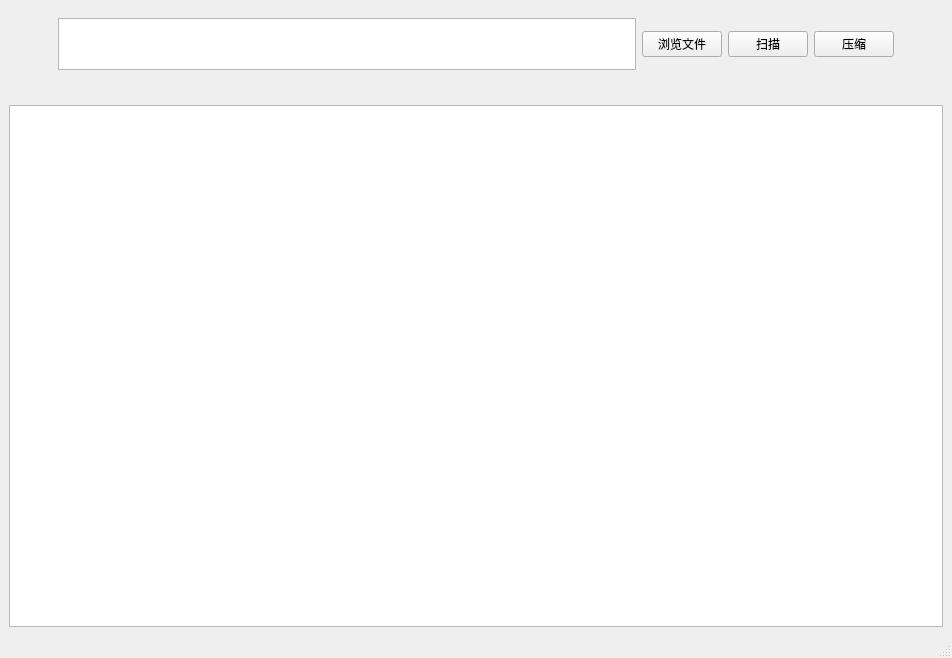
<?xml version="1.0" encoding="UTF-8"?>
<ui version="4.0">
 <class>MainWindow</class>
 <widget class="QMainWindow" name="MainWindow">
  <property name="geometry">
   <rect>
    <x>0</x>
    <y>0</y>
    <width>952</width>
    <height>658</height>
   </rect>
  </property>
  <property name="windowTitle">
   <string>MainWindow</string>
  </property>
  <widget class="QWidget" name="centralwidget">
   <layout class="QGridLayout" name="gridLayout_2">
    <item row="2" column="0">
     <widget class="QTextBrowser" name="browserText">
      <property name="readOnly">
       <bool>true</bool>
      </property>
      <property name="html">
       <string>&lt;!DOCTYPE HTML PUBLIC &quot;-//W3C//DTD HTML 4.0//EN&quot; &quot;http://www.w3.org/TR/REC-html40/strict.dtd&quot;&gt;
&lt;html&gt;&lt;head&gt;&lt;meta name=&quot;qrichtext&quot; content=&quot;1&quot; /&gt;&lt;style type=&quot;text/css&quot;&gt;
p, li { white-space: pre-wrap; }
&lt;/style&gt;&lt;/head&gt;&lt;body style=&quot; font-family:'SimSun'; font-size:9pt; font-weight:400; font-style:normal;&quot;&gt;
&lt;p style=&quot;-qt-paragraph-type:empty; margin-top:0px; margin-bottom:0px; margin-left:0px; margin-right:0px; -qt-block-indent:0; text-indent:0px;&quot;&gt;&lt;br /&gt;&lt;/p&gt;&lt;/body&gt;&lt;/html&gt;</string>
      </property>
     </widget>
    </item>
    <item row="0" column="0">
     <widget class="QWidget" name="widget" native="true">
      <property name="minimumSize">
       <size>
        <width>800</width>
        <height>70</height>
       </size>
      </property>
      <property name="maximumSize">
       <size>
        <width>100000</width>
        <height>70</height>
       </size>
      </property>
      <layout class="QGridLayout" name="gridLayout">
       <item row="0" column="0">
        <spacer name="horizontalSpacer">
         <property name="orientation">
          <enum>Qt::Horizontal</enum>
         </property>
         <property name="sizeType">
          <enum>QSizePolicy::Fixed</enum>
         </property>
         <property name="sizeHint" stdset="0">
          <size>
           <width>40</width>
           <height>20</height>
          </size>
         </property>
        </spacer>
       </item>
       <item row="0" column="1">
        <widget class="QTextEdit" name="dirPathText"/>
       </item>
       <item row="0" column="5">
        <spacer name="horizontalSpacer_2">
         <property name="orientation">
          <enum>Qt::Horizontal</enum>
         </property>
         <property name="sizeType">
          <enum>QSizePolicy::Fixed</enum>
         </property>
         <property name="sizeHint" stdset="0">
          <size>
           <width>40</width>
           <height>20</height>
          </size>
         </property>
        </spacer>
       </item>
       <item row="0" column="2">
        <widget class="QPushButton" name="browseButton">
         <property name="text">
          <string>浏览文件</string>
         </property>
        </widget>
       </item>
       <item row="0" column="3">
        <widget class="QPushButton" name="confirmButton">
         <property name="text">
          <string>扫描</string>
         </property>
        </widget>
       </item>
       <item row="0" column="4">
        <widget class="QPushButton" name="compressButton">
         <property name="text">
          <string>压缩</string>
         </property>
        </widget>
       </item>
      </layout>
     </widget>
    </item>
    <item row="1" column="0">
     <spacer name="verticalSpacer">
      <property name="orientation">
       <enum>Qt::Vertical</enum>
      </property>
      <property name="sizeType">
       <enum>QSizePolicy::Fixed</enum>
      </property>
      <property name="sizeHint" stdset="0">
       <size>
        <width>20</width>
        <height>20</height>
       </size>
      </property>
     </spacer>
    </item>
   </layout>
  </widget>
  <widget class="QMenuBar" name="menubar">
   <property name="geometry">
    <rect>
     <x>0</x>
     <y>0</y>
     <width>952</width>
     <height>26</height>
    </rect>
   </property>
  </widget>
  <widget class="QStatusBar" name="statusbar"/>
 </widget>
 <resources/>
 <connections/>
</ui>
